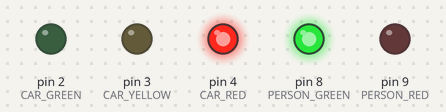
A sketch run on a simulated Arduino Uno, built with avr-gcc and run on an emulated ATmega328P. Shown: output pins drawn as LEDs (lit = HIGH).

Above: at 0.1 s.
At 8.5 s:
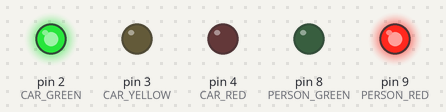
At 12.7 s:
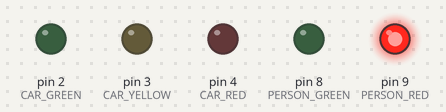
At 14.9 s:
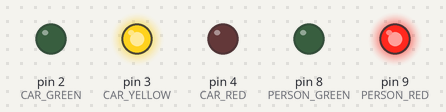
At 24.8 s:
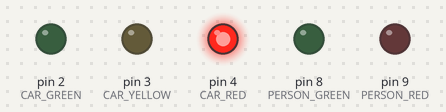
At 34.9 s:
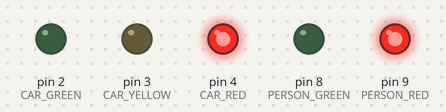
Timing chart, 0 to 38.5 s (numbered marks = the images above):
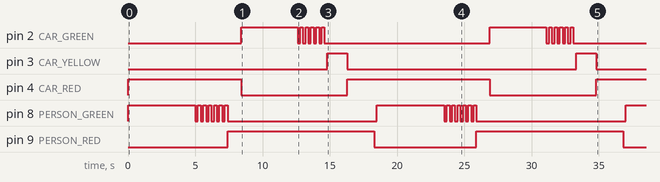

The sketch:

traffic_lights.ino
```cpp
# define CAR_RED 4
# define CAR_YELLOW 3
# define CAR_GREEN 2

# define PERSON_RED 9
# define PERSON_GREEN 8


void setup() {
  // put your setup code here, to run once:
  pinMode(CAR_RED, OUTPUT);
  pinMode(CAR_YELLOW, OUTPUT);
  pinMode(CAR_GREEN, OUTPUT);

  pinMode(PERSON_RED, OUTPUT);
  pinMode(PERSON_GREEN, OUTPUT);
}

void loop() {
  digitalWrite(CAR_RED, HIGH);
  digitalWrite(PERSON_GREEN, HIGH);
  delay(5000);

  // Person Warning Stop
  Person_Warning_Stop();

  // Car Start
  digitalWrite(CAR_RED, LOW);
  digitalWrite(CAR_GREEN, HIGH);
  digitalWrite(PERSON_RED, HIGH);
  delay(4000);

  Car_Warning_Stop();

  digitalWrite(CAR_YELLOW, HIGH);
  digitalWrite(PERSON_RED, HIGH);
  delay(1500);

  digitalWrite(CAR_YELLOW, LOW);
  digitalWrite(CAR_RED, HIGH);
  delay(2000);

  digitalWrite(PERSON_RED, LOW);
  delay(200);
  // [END] Car Start
}

void Person_Warning_Stop(){
  for (int i = 0; i <= 5; i ++) {
    digitalWrite(CAR_RED, HIGH);
    digitalWrite(PERSON_GREEN, LOW);
    delay(200);

    digitalWrite(CAR_RED, HIGH);
    digitalWrite(PERSON_GREEN, HIGH);
    delay(200);
  }

  digitalWrite(CAR_RED, HIGH);
  digitalWrite(PERSON_GREEN, LOW);
  digitalWrite(PERSON_RED, HIGH);
  delay(1000);
}

void Car_Warning_Stop() {
  for (int i = 0; i <=5; i++) {
    digitalWrite(CAR_GREEN, HIGH);
    digitalWrite(PERSON_RED, HIGH);
    delay(200);

    digitalWrite(CAR_GREEN, LOW);
    digitalWrite(PERSON_RED, HIGH);
    delay(200);
  }
}
```

Measured:
- by itself, pin 2 (CAR_GREEN): goes HIGH 4.2 s, 5 × (LOW 0.20 s, HIGH 0.20 s), LOW 12.3 s, HIGH 4.2 s, 5 × (LOW 0.20 s, HIGH 0.20 s), then LOW
- by itself, pin 3 (CAR_YELLOW): alternates HIGH for 1.5 s and LOW for 17.0 s
- by itself, pin 4 (CAR_RED): goes HIGH 8.4 s, LOW 7.9 s, HIGH 10.6 s, LOW 7.9 s, then HIGH
- by itself, pin 9 (PERSON_RED): alternates HIGH for 10.9 s and LOW for 7.6 s
- by itself, pin 8 (PERSON_GREEN): goes HIGH 5.0 s, 6 × (LOW 0.20 s, HIGH 0.20 s), LOW 11.1 s, HIGH 5.0 s, 6 × (LOW 0.20 s, HIGH 0.20 s), LOW 11.1 s, then HIGH
